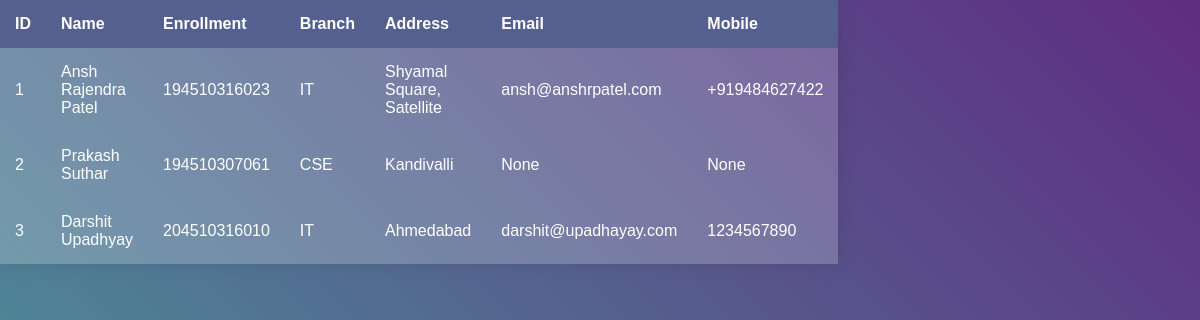
Page /api/faculty/ on the committed database.
### api/models.py (models this page shows, shortened)
class Student(models.Model):
    name = models.CharField(max_length=100)
    enrollment = models.CharField(max_length=100, unique=True)
    branch = models.CharField(max_length=100)
    address = models.TextField(null=True, blank=True)
    mobile = models.CharField(max_length=13, unique=True, null=True)
    email = models.EmailField(max_length=100, unique=True, null=True)

### api/views.py (the view)
# urls.py: path('faculty/', table),
def table(request):
    students = Student.objects.all()
    context = {}
    ret_list = []
    for student in students:
        ret_list.append(student)
    context['students'] = ret_list
    return render(request, 'tables.html', context)

### templates/tables.html (shortened to what this page needs)
<!DOCTYPE html>
<html>
<head>
    <link rel="stylesheet" href="">
</head>
<body>
    <div class="continer">
        <table>
            <thead>
                <tr>
                    <th>ID</th>
                    <th>Name</th>
                    <th>Enrollment</th>
                    <th>Branch</th>
                    <th>Address</th>
                    <th>Email</th>
                    <th>Mobile</th>
                </tr>
            </thead>
            <tbody>
                {% for student in students %}
                <tr>
                    <td>{{ student.id }}</td>
                    <td>{{ student.name }}</td>
                    <td>{{ student.enrollment }}</td>
                    <td>{{ student.branch }}</td>
                    <td>{{ student.address }}</td>
                    <td>{{ student.email }}</td>
                    <td>{{ student.mobile }}</td>
                </tr>
                {% endfor %}
        </table>
    </div>
</body>
</html>

### templates/tables.html (style rules this page uses)
html, body { height: 100%; }
body { margin: 0; background: linear-gradient(45deg, #49a09d, #5f2c82); font-family: sans-serif; font-weight: 100; }
table { width: 800px; border-collapse: collapse; overflow: hidden; box-shadow: 0 0 20px rgba(0, 0, 0, 0.1); }
th, td { padding: 15px; background-color: rgba(255, 255, 255, 0.2); color: #fff; }
th { text-align: left; }
thead th { background-color: #55608f; }
tbody td { position: relative; }

### rows in the picture
Student: id "1", name "Ansh Rajendra Patel", enrollment "194510316023", branch "IT", address "Shyamal Square, Satellite", email "ansh@anshrpatel.com", mobile "+919484627422"
Student: id "2", name "Prakash Suthar", enrollment "194510307061", branch "CSE", address "Kandivalli", email "None", mobile "None"
Student: id "3", name "Darshit Upadhyay", enrollment "204510316010", branch "IT", address "Ahmedabad", email "darshit@upadhayay.com", mobile "1234567890"
